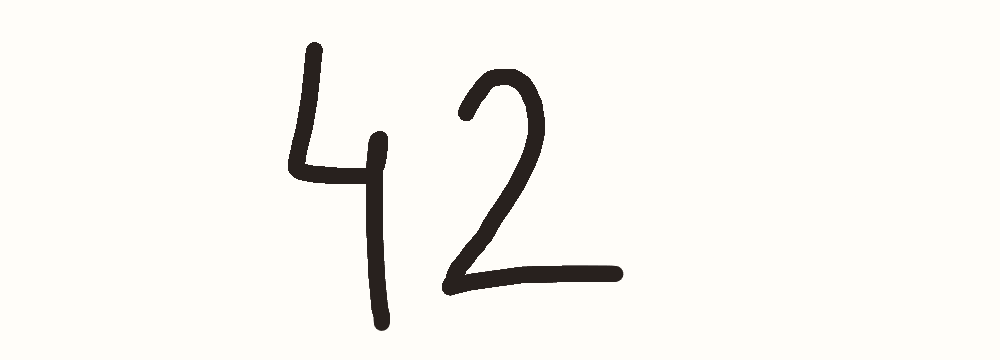
#> input picture feedback/1f49a1d166154d219578babe53809c2c.png, 1000 x 360 px
$ python -i sequence.py   (imports and definitions only)
#> lines starting #> are read from the running program, lines starting #| are printed output that depends on the picture; after the words box and inside, x2 and y2 are one past the last pixel; in counts of white or black regions, pixels touching at a corner belong together
### hdr/preprocess.py
"""Shared preprocessing: dark/light backgrounds, aspect ratio, and segmentation."""
import cv2
import numpy as np
from PIL import Image, ImageOps


def foreground(image):
    if isinstance(image, Image.Image):
        image = ImageOps.exif_transpose(image)
        if image.mode in ('RGBA', 'LA') or 'transparency' in image.info:
            rgba = image.convert('RGBA')
            background = Image.new('RGBA', rgba.size, 'white')
            image = Image.alpha_composite(background, rgba)
        gray = np.array(image.convert('L'))
    else:
        gray = np.asarray(image, dtype=np.uint8)
        if gray.ndim != 2:
            raise ValueError('Expected grayscale array or PIL image.')
    if gray.size == 0:
        raise ValueError('Empty image.')
    if max(gray.shape) > 1600:
        ratio = 1600 / max(gray.shape)
        gray = cv2.resize(gray, None, fx=ratio, fy=ratio, interpolation=cv2.INTER_AREA)
    # Estimate background from the border, not average foreground intensity.
    border = np.concatenate([gray[0], gray[-1], gray[:, 0], gray[:, -1]])
#> border = 2720 values, max 253 at index 0, min 252 at index 673, mean 253
    ink = 255 - gray if np.median(border) > 127 else gray.copy()
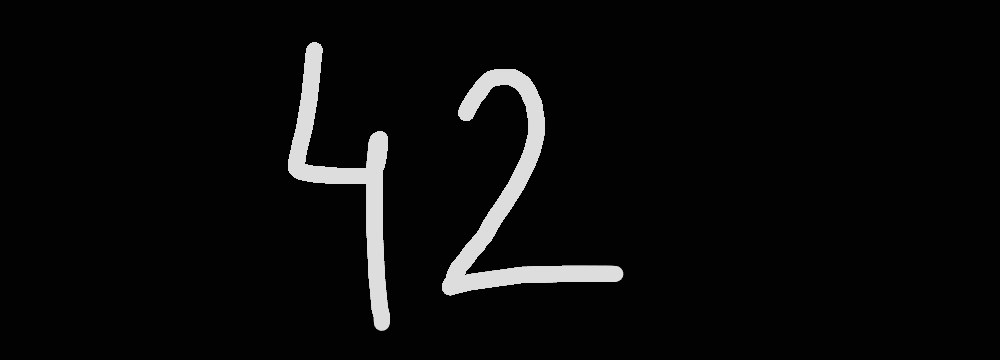
#> ink: shape (360, 1000); min 2, max 221, mean 11
    if int(ink.max()) - int(ink.min()) < 15:
        return np.zeros_like(ink), np.zeros_like(ink, dtype=bool)
    _, mask = cv2.threshold(ink, 0, 255, cv2.THRESH_BINARY + cv2.THRESH_OTSU)
#> mask: shape (360, 1000); 4.1% white; 2 white regions, box (x1, y1, x2, y2) and area: (442, 69, 623, 296) 8132, (288, 42, 390, 331) 6706
    return ink, mask > 0


# [58 lines left out: functions normalize, preprocess_many, segment, not called in this run]

### hdr/sequence.py
"""Synthetic full-number data and CRNN/CTC decoding utilities."""
import cv2
import numpy as np
from PIL import Image

from .preprocess import foreground

HEIGHT, WIDTH, MAX_LENGTH, BLANK = 48, 192, 10, 10


def preprocess_sequence(image):
    """Convert one complete handwritten row to the fixed CRNN input shape."""
    ink, mask = foreground(image)
    canvas = np.zeros((HEIGHT, WIDTH), np.float32)
    ys, xs = np.where(mask)
#> ys = 14838 values from 42 to 330; xs = 14838 values, max 622 at index 11345, min 288 at index 5219, mean 437.4
    if not len(xs):
        return canvas[..., None]
    crop = ink[ys.min():ys.max()+1, xs.min():xs.max()+1]
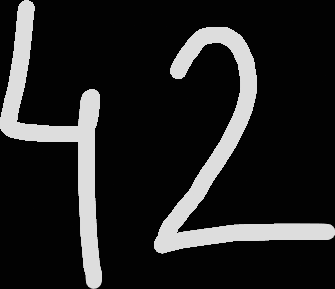
#> crop: shape (289, 335); min 2, max 221, mean 35.5
    scale = min((HEIGHT - 8) / crop.shape[0], (WIDTH - 8) / crop.shape[1])
#> scale = 0.138
    size = (max(1, round(crop.shape[1] * scale)), max(1, round(crop.shape[0] * scale)))
#> size = (46, 40)
    crop = cv2.resize(crop, size, interpolation=cv2.INTER_AREA)
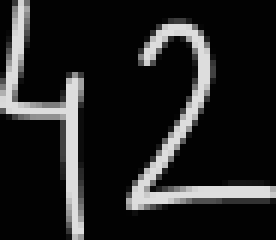
#> crop: shape (40, 46) (shown 6 times larger); min 2, max 221, mean 35.5
    if 0 < float(crop.max()) < 190:
        crop = cv2.normalize(crop, None, 0, 255, cv2.NORM_MINMAX)
        crop = cv2.dilate(crop, np.ones((2, 2), np.uint8), iterations=1)
    x = (WIDTH - crop.shape[1]) // 2
#> x = 73
    y = (HEIGHT - crop.shape[0]) // 2
#> y = 4
    canvas[y:y+crop.shape[0], x:x+crop.shape[1]] = crop / 255.0
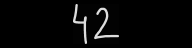
#> canvas: shape (48, 192) float32; min 0, max 0.867, mean 0.0278
    return canvas[..., None]


# [55 lines left out: functions make_number_image, make_batch, decode_logits, not called in this run]

>>> import cv2
>>> picture = cv2.imread('../feedback/1f49a1d166154d219578babe53809c2c.png', cv2.IMREAD_GRAYSCALE)
>>> result = preprocess_sequence(picture)

$ run again, on feedback/879d221684c84a3bbf4e3a7822820d9c.png
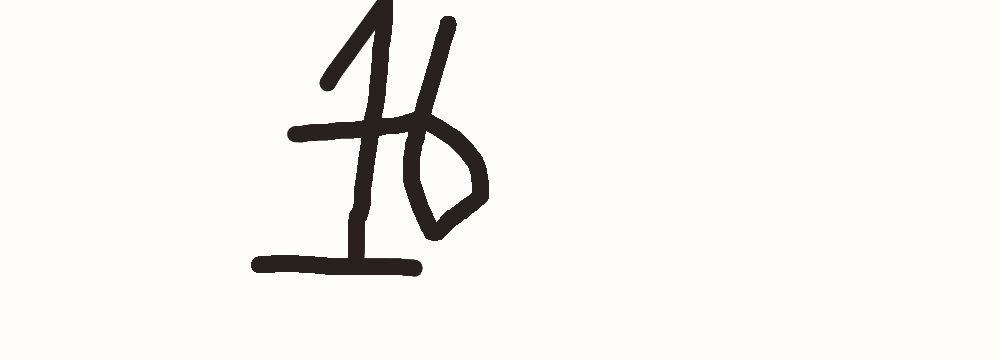
#> input picture feedback/879d221684c84a3bbf4e3a7822820d9c.png, 1000 x 360 px
#> border = 2720 values, max 253 at index 0, min 34 at index 377, mean 251.7
#> in foreground, `ink = 255 - gray if np.median(border) > 127 else gray.copy()`:
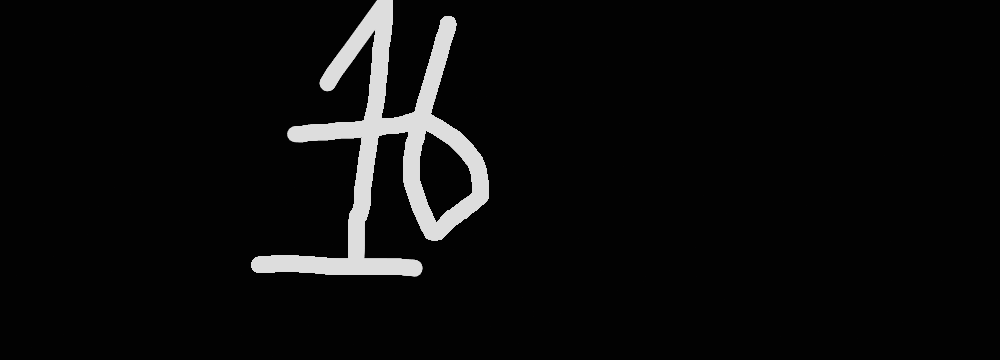
#> ink: shape (360, 1000); min 2, max 221, mean 12.3
#> ys = 16998 values from 0 to 276; xs = 16998 values, max 488 at index 10568, min 251 at index 14934, mean 386.9
#> in preprocess_sequence, `canvas[y:y+crop.shape[0], x:x+crop.shape[1]] = crop / 255.0`:
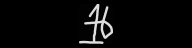
#> canvas: shape (48, 192) float32; min 0, max 0.867, mean 0.0338
